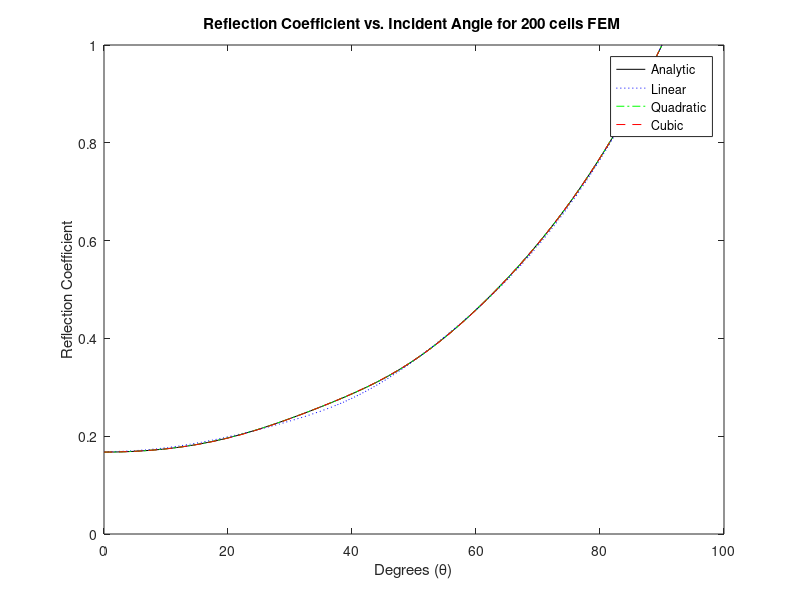
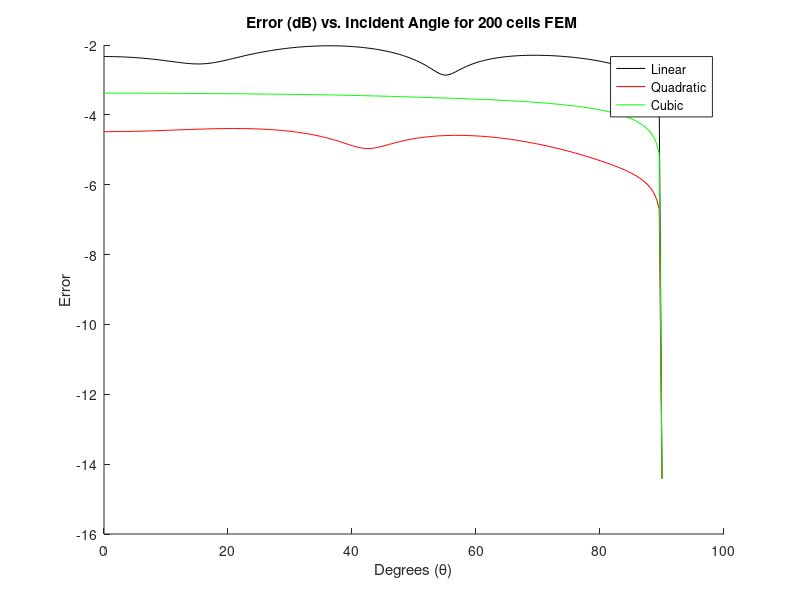

The MATLAB script that drew these images, in order:
%% Plot all functions on one graph
clc;clear;
Rn_cube = load('cube.mat','Rn');
Rn_linear = load('linear.mat','reflection');
Rn_quad = load('quad.mat','Rn');
phi = load('quad.mat','phi');
R = load('quad.mat','R');
plot(phi.phi*180/pi,abs(R.R(:,end)),'k-',phi.phi*180/pi,abs(Rn_linear.reflection),'b:',...
    phi.phi*180/pi,abs(Rn_quad.Rn),'g-.',phi.phi*180/pi,abs(Rn_cube.Rn),'r--');
xlabel('Degrees (\theta)'); ylabel('Reflection Coefficient');
s = sprintf('Reflection Coefficient vs. Incident Angle for %d cells FEM ',length(phi.phi)-1);
title(s);
legend('Analytic','Linear','Quadratic','Cubic');
diff_L = abs(R.R(:,end)-transpose(Rn_linear.reflection));
diff_q = abs(R.R(:,end)-transpose(Rn_quad.Rn));
diff_c = abs(R.R(:,end)-transpose(Rn_cube.Rn));
figure(2)
hold on
plot(phi.phi*180/pi,log10(diff_L),'k');
plot(phi.phi*180/pi,log10(diff_q),'r');
plot(phi.phi*180/pi,log10(diff_c),'g');
s = sprintf('Error (dB) vs. Incident Angle for %d cells FEM ',length(phi.phi)-1);
title(s);
xlabel('Degrees (\theta)'); ylabel('Error');
legend('Linear','Quadratic','Cubic');